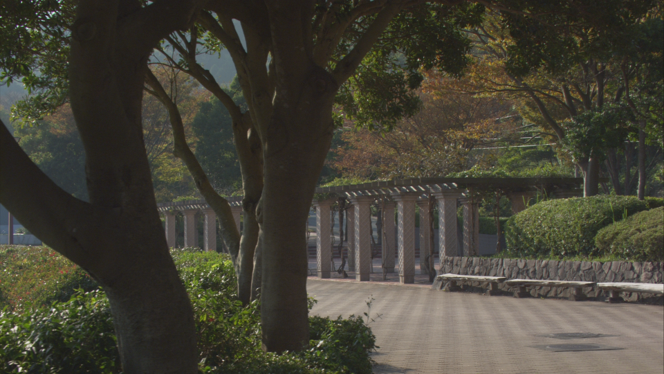
#> input picture 3주차 실습/tree.png, 664 x 374 px
$ python '3.기하 연산 및 선형 보간 적용하기.py'
#> lines starting #> are read from the running program, lines starting #| are printed output that depends on the picture
import cv2 as cv
import numpy as np
import sys

img = cv.imread('tree.png')
#> img is the input picture: shape (374, 664, 3); mean B, G, R 55.1, 66.8, 69.5
if img is None:
    print("이미지를 찾을 수 없습니다.")
    sys.exit("파일 로딩 오류")


rows, cols = img.shape[:2]
#> rows = 374; cols = 664

M = cv.getRotationMatrix2D((cols / 2, rows / 2), 45, 1.5)


rotated_scaled = cv.warpAffine(img, M, (int(cols * 1.5), int(rows * 1.5)), flags=cv.INTER_LINEAR)
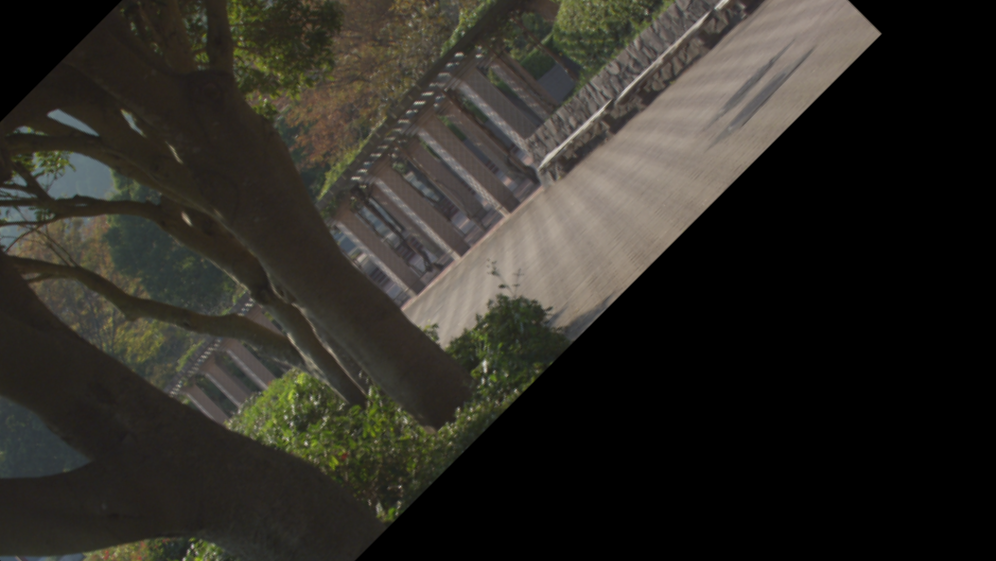
#> rotated_scaled: shape (561, 996, 3); mean B, G, R 37.7, 43.8, 46.1

padded_original = cv.copyMakeBorder(img, 0, int(rows * 1.5) - rows, 0, int(cols * 1.5) - cols,
                                     borderType=cv.BORDER_CONSTANT, value=[0, 0, 0])
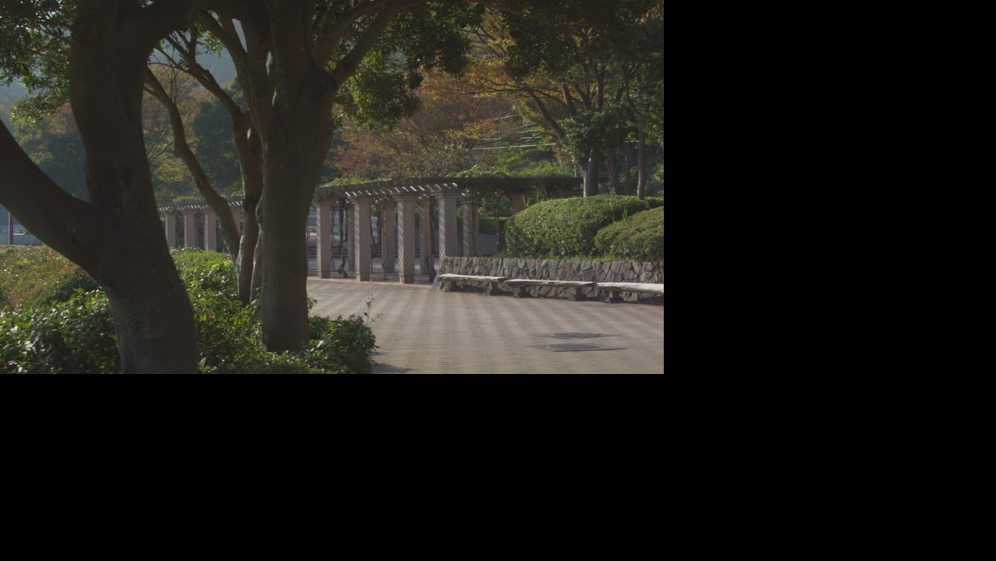
#> padded_original: shape (561, 996, 3); mean B, G, R 24.5, 29.7, 30.9

combined = np.hstack((padded_original, rotated_scaled))
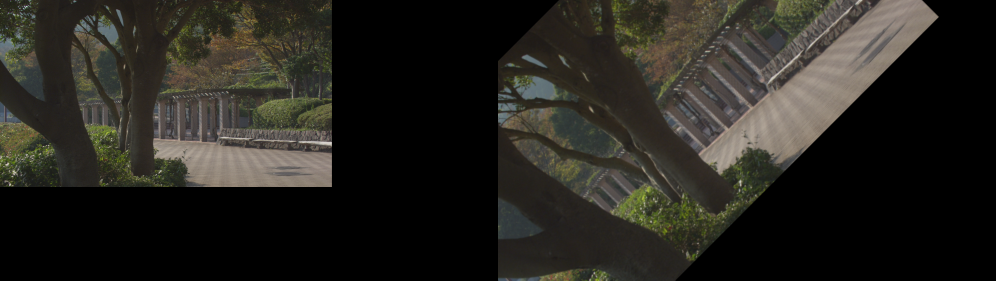
#> combined: shape (561, 1992, 3) (shown at 1/2 size); mean B, G, R 31.1, 36.8, 38.5

cv.imshow("image", combined)
cv.waitKey(0)
cv.destroyAllWindows()

$ run again, with 3주차 실습/rose.png copied over 3주차 실습/tree.png
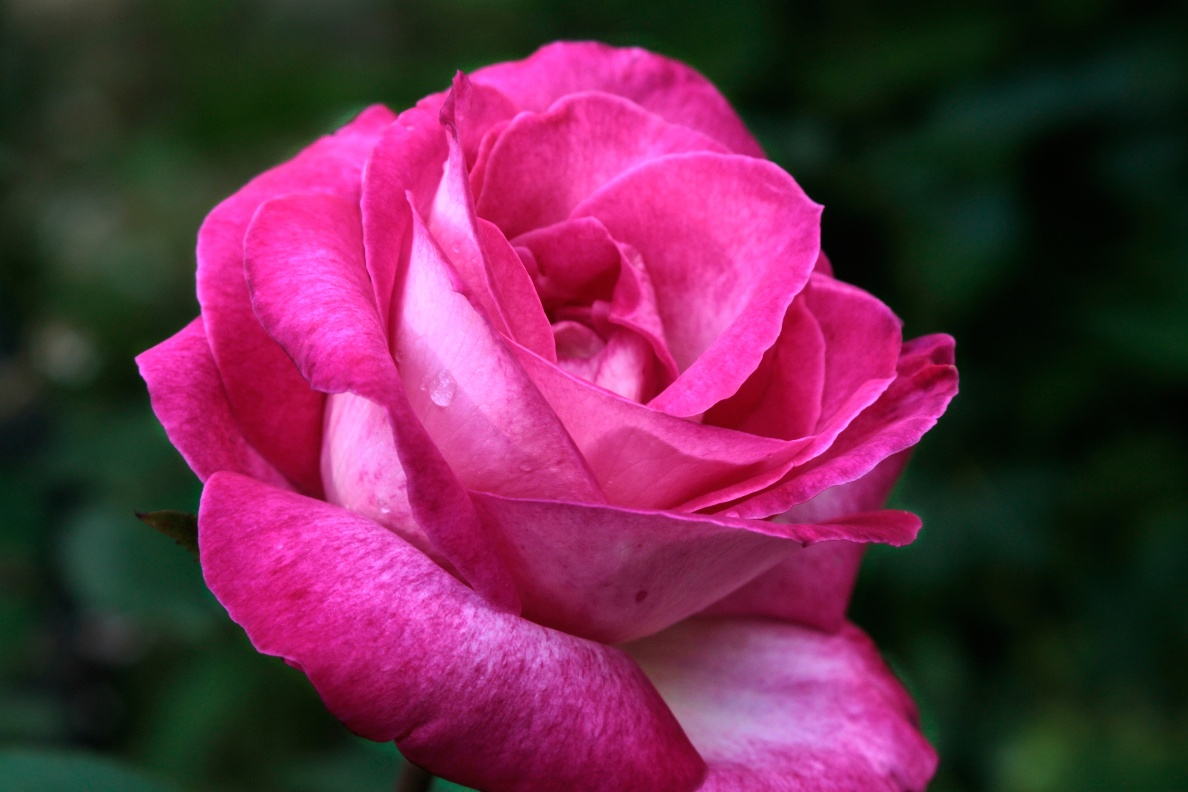
#> input picture 3주차 실습/rose.png, 1188 x 792 px
#> img is the input picture: shape (792, 1188, 3); mean B, G, R 74.2, 43.7, 103.8
#> `padded_original = cv.copyMakeBorder(img, 0, int(rows * 1.5) - rows, 0,..`:
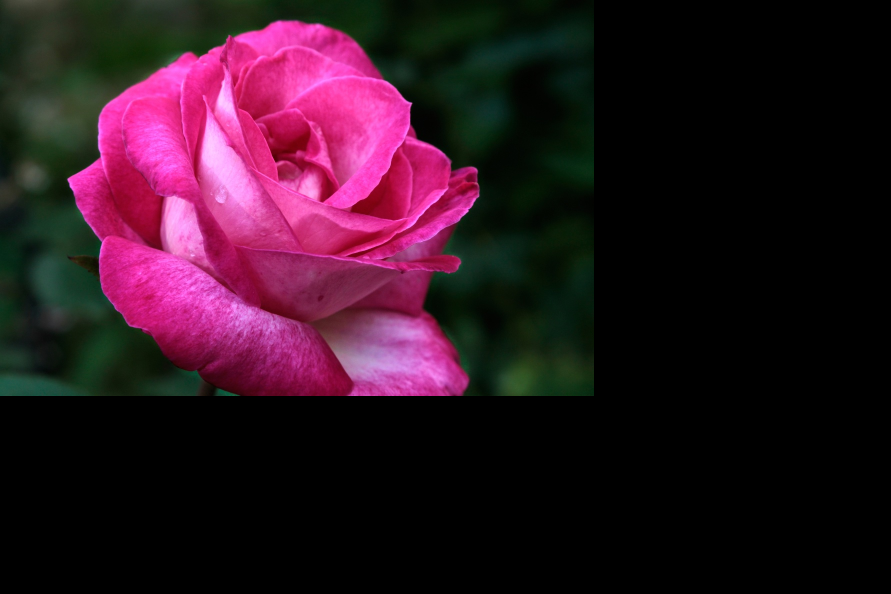
#> padded_original: shape (1188, 1782, 3) (shown at 1/2 size); mean B, G, R 33, 19.4, 46.1
#> `combined = np.hstack((padded_original, rotated_scaled))`:
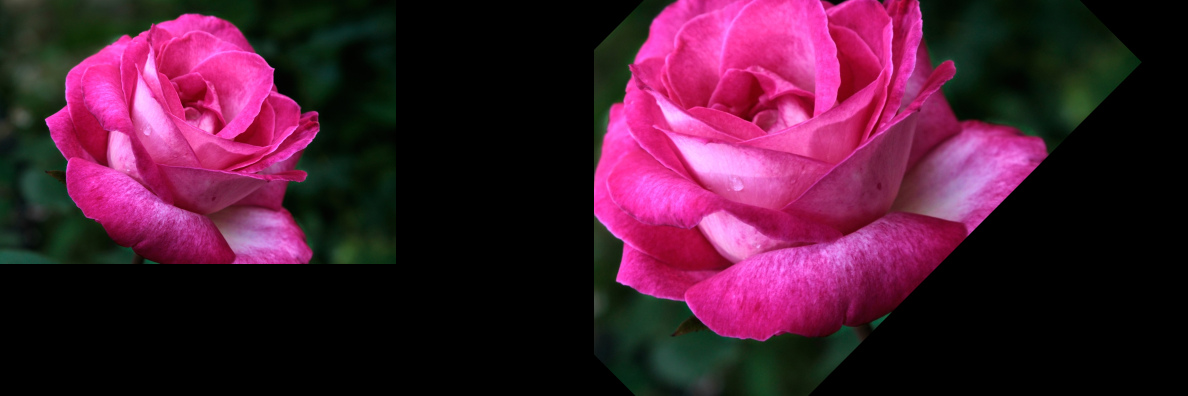
#> combined: shape (1188, 3564, 3) (shown at 1/3 size); mean B, G, R 49.8, 25.8, 71
